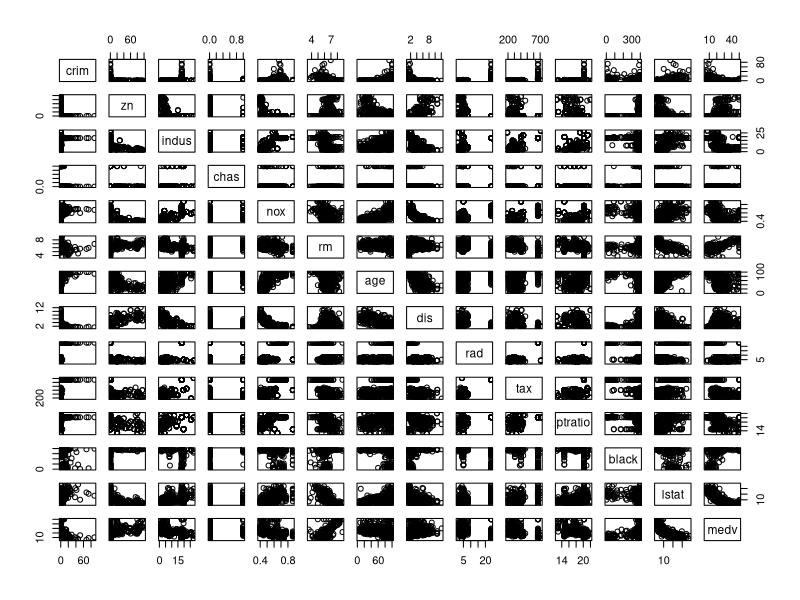
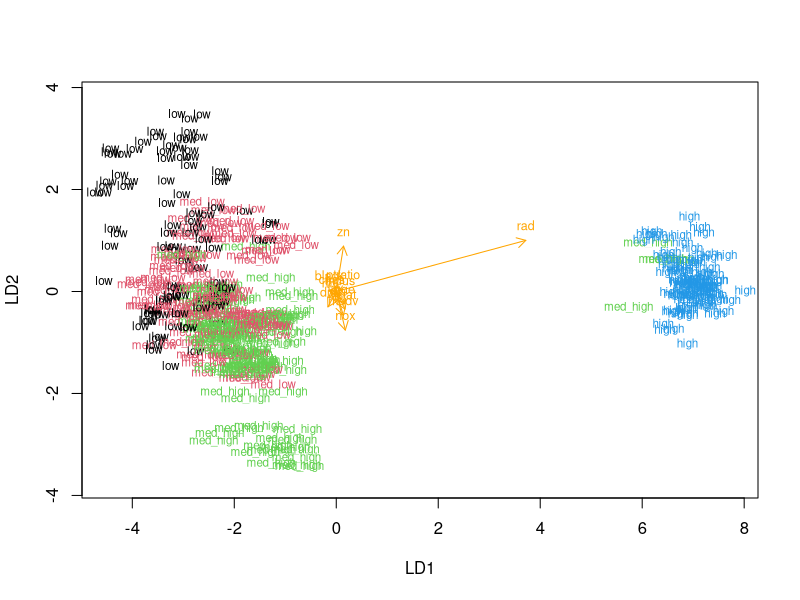
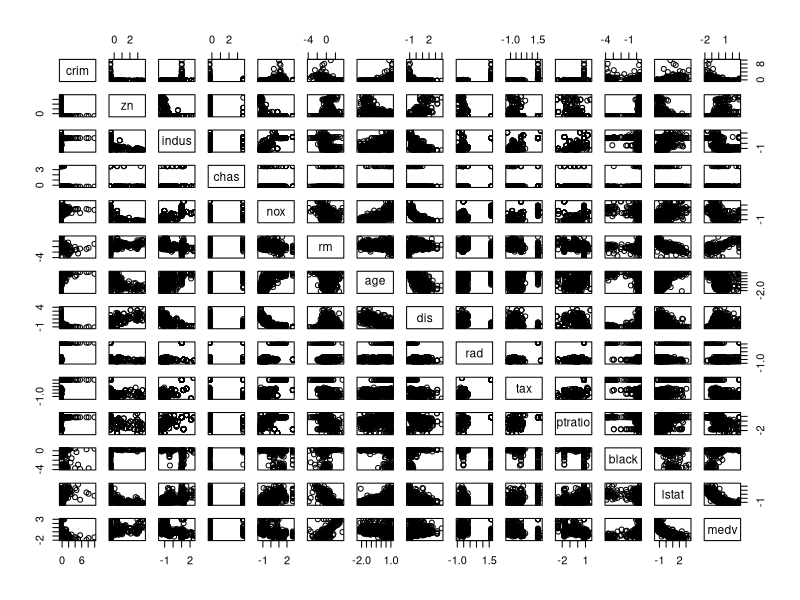
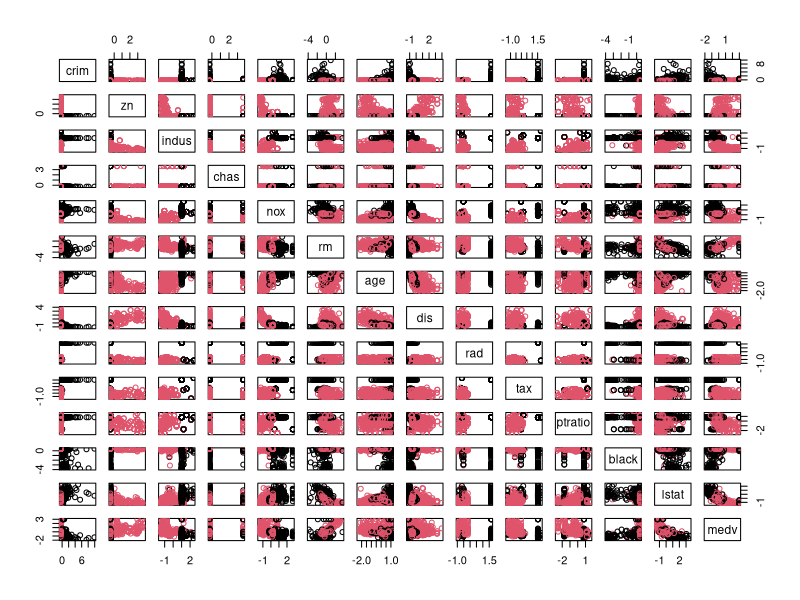
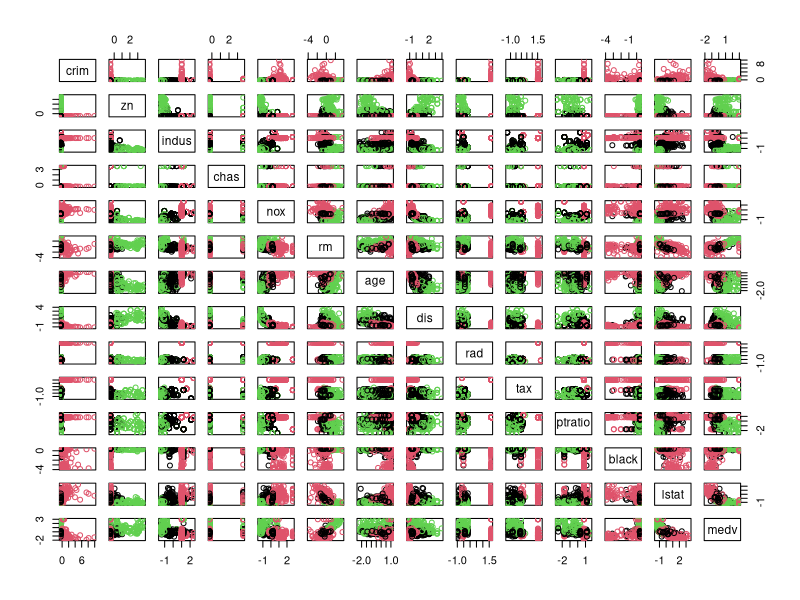
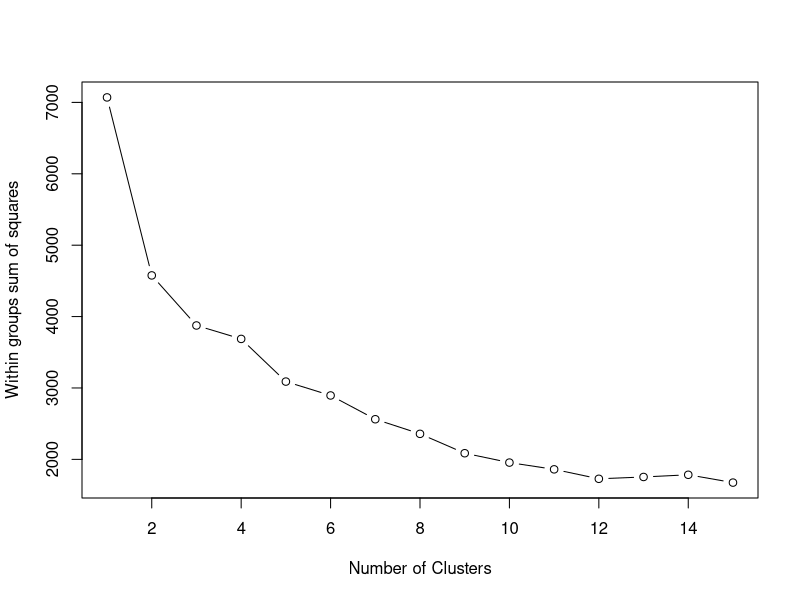

Reproduce these figures in R, in order.
## ---- chunk 1
# access the MASS package
library(MASS)

# load the data
data("Boston")

# explore the dataset
str(Boston)
summary(Boston)

# plot matrix of the variables
pairs(Boston)
## ---- chunk 2
# center and standardize variables
boston_scaled <- scale(Boston)

# summaries of the scaled variables
summary(boston_scaled)
## ---- chunk 3
# class of the boston_scaled object
class(boston_scaled)

# change the object to data frame
boston_scaled <- as.data.frame(boston_scaled)

# summary of the scaled crime rate
summary(boston_scaled$crim)

# create a quantile vector of crim and print it
bins <- quantile(boston_scaled$crim)
bins

# create a categorical variable 'crime'
crime <- cut(boston_scaled$crim, breaks = bins, include.lowest = TRUE, labels = c("low", "med_low", "med_high", "high"))

# look at the table of the new factor crime
table(crime)

# remove original crim from the dataset
boston_scaled <- dplyr::select(boston_scaled, -crim)

# add the new categorical value to scaled data
boston_scaled <- data.frame(boston_scaled, crime)

## ---- chunk 4
# number of rows in the Boston dataset 
n <- nrow(boston_scaled)

# choose randomly 80% of the rows
ind <- sample(n,  size = n * 0.8)

# create train set
train <- boston_scaled[ind,]

# create test set 
test <- boston_scaled[-ind,]

# save the correct classes from test data
correct_classes <- test$crime

# remove the crime variable from test data
test <- dplyr::select(test, -crime)
## ---- chunk 5
# linear discriminant analysis
lda.fit <- lda(crime ~ ., data = train)

# print the lda.fit object
lda.fit

# the function for lda biplot arrows
lda.arrows <- function(x, myscale = 1, arrow_heads = 0.1, color = "orange", tex = 0.75, choices = c(1,2)){
  heads <- coef(x)
  arrows(x0 = 0, y0 = 0, 
         x1 = myscale * heads[,choices[1]], 
         y1 = myscale * heads[,choices[2]], col=color, length = arrow_heads)
  text(myscale * heads[,choices], labels = row.names(heads), 
       cex = tex, col=color, pos=3)
}

# target classes as numeric
classes <- as.numeric(train$crime)

# plot the lda results
plot(lda.fit, dimen = 2, col = classes, pch = classes)
lda.arrows(lda.fit, myscale = 1)
## ---- chunk 6
# save the crime categories from test data
test_classes <- test$crime

# remove the crime variable from test data
#test <- dplyr::select(test, -crime)

# predict classes with test data
lda.pred <- predict(lda.fit, newdata = test)

# cross tabulate the results
table(correct = correct_classes, predicted = lda.pred$class)
## ---- chunk 7
# load the data
data("Boston")

# center and standardize variables
boston_scaled <- scale(Boston)

# k-means clustering
km <-kmeans(boston_scaled, centers = 1)

# plot the Boston dataset with clusters
pairs(boston_scaled, col = km$cluster)

# k-means clustering
km <-kmeans(boston_scaled, centers = 2)

# plot the Boston dataset with clusters
pairs(boston_scaled, col = km$cluster)


# k-means clustering
km <-kmeans(boston_scaled, centers = 3)

# plot the Boston dataset with clusters
pairs(boston_scaled, col = km$cluster)

#elbow method
mydata <- boston_scaled
wss <- (nrow(mydata)-1)*sum(apply(mydata,2,var))
  for (i in 2:15) wss[i] <- sum(kmeans(mydata,
                                       centers=i)$withinss)
plot(1:15, wss, type="b", xlab="Number of Clusters",
     ylab="Within groups sum of squares")
